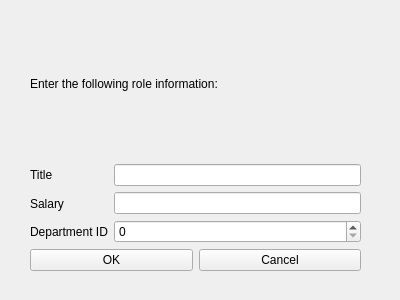
<?xml version="1.0" encoding="UTF-8"?>
<ui version="4.0">
 <class>RoleInputDialogue</class>
 <widget class="QWidget" name="RoleInputDialogue">
  <property name="geometry">
   <rect>
    <x>0</x>
    <y>0</y>
    <width>400</width>
    <height>300</height>
   </rect>
  </property>
  <property name="windowTitle">
   <string>Form</string>
  </property>
  <widget class="QWidget" name="">
   <property name="geometry">
    <rect>
     <x>30</x>
     <y>10</y>
     <width>331</width>
     <height>261</height>
    </rect>
   </property>
   <layout class="QVBoxLayout" name="verticalLayout_3">
    <item>
     <widget class="QLabel" name="label">
      <property name="text">
       <string>Enter the following role information:</string>
      </property>
     </widget>
    </item>
    <item>
     <layout class="QHBoxLayout" name="horizontalLayout">
      <item>
       <layout class="QVBoxLayout" name="verticalLayout">
        <item>
         <widget class="QLabel" name="label_2">
          <property name="text">
           <string>Title</string>
          </property>
         </widget>
        </item>
        <item>
         <widget class="QLabel" name="label_3">
          <property name="text">
           <string>Salary</string>
          </property>
         </widget>
        </item>
        <item>
         <widget class="QLabel" name="label_4">
          <property name="text">
           <string>Department ID</string>
          </property>
         </widget>
        </item>
       </layout>
      </item>
      <item>
       <layout class="QVBoxLayout" name="verticalLayout_2">
        <item>
         <widget class="QLineEdit" name="titleEdit"/>
        </item>
        <item>
         <widget class="QLineEdit" name="salaryEdit"/>
        </item>
        <item>
         <widget class="QSpinBox" name="departmentIDBox"/>
        </item>
       </layout>
      </item>
     </layout>
    </item>
    <item>
     <layout class="QHBoxLayout" name="horizontalLayout_2">
      <item>
       <widget class="QPushButton" name="okButton">
        <property name="text">
         <string>OK</string>
        </property>
       </widget>
      </item>
      <item>
       <widget class="QPushButton" name="cancelButton">
        <property name="text">
         <string>Cancel</string>
        </property>
       </widget>
      </item>
     </layout>
    </item>
   </layout>
  </widget>
 </widget>
 <resources/>
 <connections/>
</ui>
